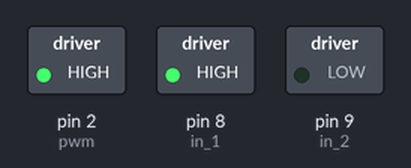
Recording of a sketch running on a simulated Arduino Uno, built with avr-gcc and run on an emulated ATmega328P. On the bench: switched loads named in the sketch (green lamp = pin HIGH).

Above: at 1.5 s.
At 3.5 s:
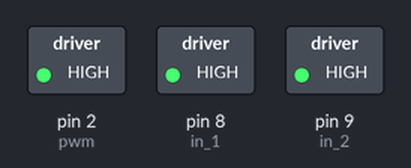
At 5.5 s:
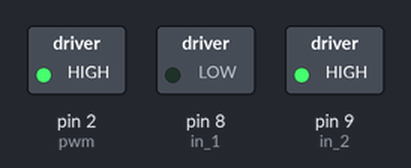
Timing chart, 0 to 9.2 s (numbered marks = the images above):
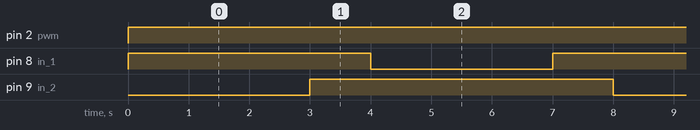

Measured:
- by itself, pin 2 (pwm): LOW → HIGH at 0.00 s
- by itself, pin 8 (in_1): repeats every 8.0 s: LOW 3.0 s, HIGH 5.0 s
- by itself, pin 9 (in_2): alternates HIGH for 5.0 s and LOW for 3.0 s

The sketch:

dcMotor.ino
```cpp
const int pwm = 2;    // PWM pin for speed control
const int in_1 = 8;   // Logic pin 1 for direction control
const int in_2 = 9;   // Logic pin 2 for direction control

void setup() {
  pinMode(pwm, OUTPUT);  // Set PWM pin as output
  pinMode(in_1, OUTPUT); // Set direction pin 1 as output
  pinMode(in_2, OUTPUT); // Set direction pin 2 as output
}

void loop() {
  // Clockwise Rotation: in_1 = HIGH, in_2 = LOW
  digitalWrite(in_1, HIGH);
  digitalWrite(in_2, LOW);
  analogWrite(pwm, 255); // Maximum speed
  delay(3000);           // Rotate clockwise for 3 seconds

  // Brake: in_1 = HIGH, in_2 = HIGH
  digitalWrite(in_1, HIGH);
  digitalWrite(in_2, HIGH);
  delay(1000);           // Stop motor for 1 second

  // Counterclockwise Rotation: in_1 = LOW, in_2 = HIGH
  digitalWrite(in_1, LOW);
  digitalWrite(in_2, HIGH);
  analogWrite(pwm, 255); // Maximum speed
  delay(3000);           // Rotate counterclockwise for 3 seconds

  // Brake: in_1 = HIGH, in_2 = HIGH
  digitalWrite(in_1, HIGH);
  digitalWrite(in_2, HIGH);
  delay(1000);           // Stop motor for 1 second
}
```
